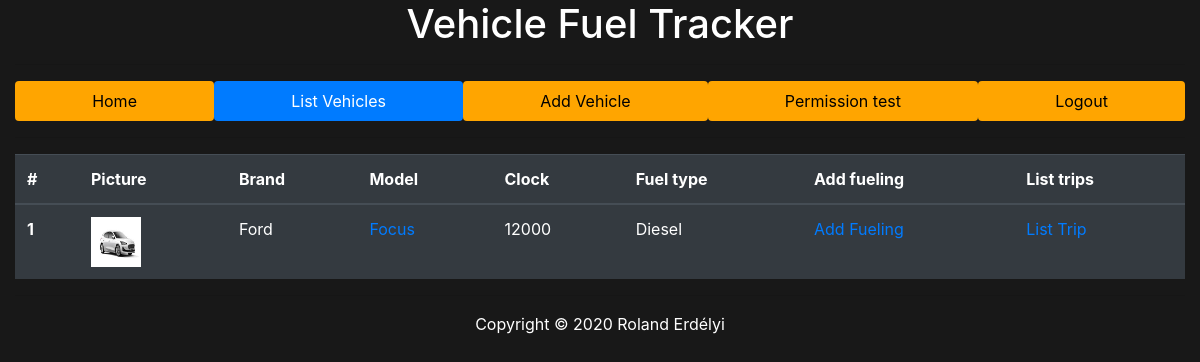
The page /index.php?P=listv (signed in) on the database its author committed.
### tables this page shows
CREATE TABLE `vehicle` (
  `vehicle_id` int(11) NOT NULL,
  `user_id` int(11) NOT NULL,
  `vehicle_brand` varchar(250) NOT NULL,
  `vehicle_model` varchar(250) NOT NULL,
  `vehicle_clock` int(11) NOT NULL,
  `vehicle_fuel_type` int(1) NOT NULL
);

CREATE TABLE `filenames` (
  `vehicle_id` int(11) NOT NULL,
  `file_name` varchar(250) NOT NULL
);

### protected/userManager.php (called while the page is built, shortened)
<?php
    function IsUserLoggedIn()
    {
        return $_SESSION != null && array_key_exists('u_id', $_SESSION) && is_numeric($_SESSION['u_id']);
    }
?>

### protected/database.php (called while the page is built, shortened)
<?php
    function getConnection()
    {
        $connection = new PDO(DB_TYPE.':host='.DB_HOST.';dbname='.DB_NAME.';',DB_USER, DB_PASS);
        $connection->exec("SET NAMES '".DB_CHARSET."'");
        return $connection;
    }
    function getRecord($queryString, $queryParams = [])
    {
        $connection = getConnection();
        $statement = $connection->prepare($queryString);
        $success = $statement->execute($queryParams);
        $result = $success ? $statement->fetch(PDO::FETCH_ASSOC) : [];
        return $result;
    }
    function getList($queryString, $queryParams = [])
    {
        $connection = getConnection();
        $statement = $connection->prepare($queryString);
        $success = $statement->execute($queryParams);
        $result = $success ? $statement->fetchAll(PDO::FETCH_ASSOC) : [];
        return $result;
    }
?>

### protected/vehicle/list_vehicle.php (the view, shortened to what this page needs)
<?php if(!IsUserLoggedIn()) : ?>
    <h1>Page access is forbidden!</h1>
<?php else: ?>
    <?php
        $query = "SELECT vehicle_id, user_id, vehicle_brand, vehicle_model, vehicle_clock, vehicle_fuel_type FROM vehicle WHERE user_id = ?";
        $params = [$_SESSION['u_id']];
        $vehicles = getList($query, $params);
    ?>
    <?php if(count($vehicles) <= 0) : ?>
        <h1>You don't have any vehicles in the database!</h1>
    <?php else: ?>
        <table class="table table-dark">
                <thead>
                    <tr>
                        <th scope="col">#</th>
                        <th scope="col">Picture</th>
                        <th scope="col">Brand</th>
                        <th scope="col">Model</th>
                        <th scope="col">Clock</th>
                        <th scope="col">Fuel type</th>
                        <th scope="col">Add fueling</th>
                        <th scope="col">List trips</th>
                    </tr>
                </thead>
                <tbody>
                    <?php $i = 0; ?>
                    <?php foreach ($vehicles as $v) : ?>
                        <?php
                            $query = "SELECT vehicle_id, file_name FROM filenames WHERE vehicle_id = ?";
                            $params = [$v['vehicle_id']];
                            $filename = getRecord($query, $params);
                        ?>
                        <?php $i++; ?>
                        <tr>
                            <th scope="row"><?=$i?></th>
                            <td><?=empty($filename) ? '<a href="?P=upload&vid='.$v['vehicle_id'].'">Upload Image</a>' : '<img src="public/uploads/'.$filename['file_name'].'" alt="'.$v['vehicle_brand'].' '.$v['vehicle_model'].'" height="50" width="50">' ?></td>
                            <td><?=$v['vehicle_brand']?></td>
                            <td><a href="?P=profilev&vid=<?=$v['vehicle_id'] ?>"><?=$v['vehicle_model'] ?></a></td>
                            <td><?=$v['vehicle_clock']?></td>
                            <td><?=$v['vehicle_fuel_type'] == 0 ? 'Gasoline' : 'Diesel'?></td>
                            <td><a href="?P=addf&vid=<?=$v['vehicle_id']?>">Add Fueling</a></td>
                            <td><a href="?P=listt&vid=<?=$v['vehicle_id']?>">List Trip</a></td>
                        </tr>
                    <?php endforeach; ?>
                </tbody>
            </table>
    <?php endif; ?>
<?php endif; ?>

### public/styles.css (style rules this page uses)
body { background-color: #181818; color: white; }

### rows shown on the page
vehicle: filenames.file_name (picture), vehicle_brand "Ford", vehicle_model "Focus", vehicle_clock "12000", vehicle_fuel_type "Diesel"
